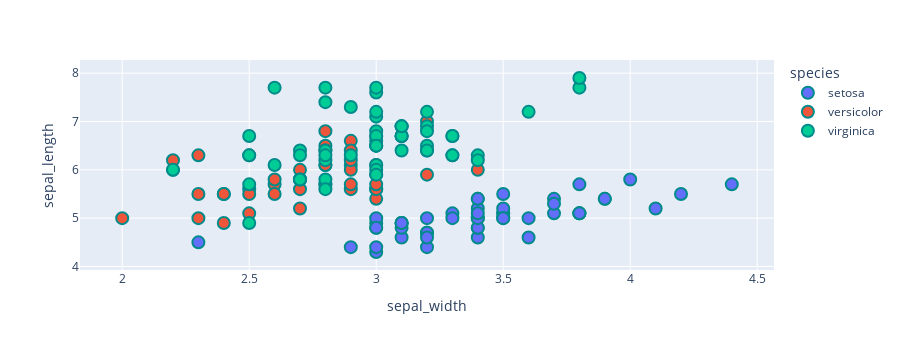

Write notebook code for a chart like this one.
### Markdown cell above
A simple case using the iris data.

### Code cell
import plotly.graph_objects as go
import plotly.express as px


df = px.data.iris() # replace with your own data source

fig = px.scatter(
                df, 
                x="sepal_width", 
                y="sepal_length", 
                color="species", 
                height=350)

fig.update_traces(
        marker_size=12,
        marker_line=dict(width=2, color="darkcyan"),
        #marker_line=dict(width=1, color="yellow"),
        selector=dict(mode='markers')
    )
fig

### Figure 1 — Plotly figure (JSON) as saved in the notebook; plotly's stock layout.template omitted (floating-point values rounded to 4 significant figures)
{"data": [{"hovertemplate": "species=setosa<br>sepal_width=%{x}<br>sepal_length=%{y}<extra></extra>", "legendgroup": "setosa", "marker": {"color": "#636efa", "line": {"color": "darkcyan", "width": 2}, "size": 12, "symbol": "circle"}, "mode": "markers", "name": "setosa", "orientation": "v", "showlegend": true, "type": "scatter", "x": [3.5, 3, 3.2, 3.1, 3.6, 3.9, 3.4, 3.4, 2.9, 3.1, 3.7, 3.4, 3, 3, 4, 4.4, 3.9, 3.5, 3.8, 3.8, 3.4, 3.7, 3.6, 3.3, 3.4, 3, 3.4, 3.5, 3.4, 3.2, 3.1, 3.4, 4.1, 4.2, 3.1, 3.2, 3.5, 3.1, 3, 3.4, 3.5, 2.3, 3.2, 3.5, 3.8, 3, 3.8, 3.2, 3.7, 3.3], "xaxis": "x", "y": [5.1, 4.9, 4.7, 4.6, 5, 5.4, 4.6, 5, 4.4, 4.9, 5.4, 4.8, 4.8, 4.3, 5.8, 5.7, 5.4, 5.1, 5.7, 5.1, 5.4, 5.1, 4.6, 5.1, 4.8, 5, 5, 5.2, 5.2, 4.7, 4.8, 5.4, 5.2, 5.5, 4.9, 5, 5.5, 4.9, 4.4, 5.1, 5, 4.5, 4.4, 5, 5.1, 4.8, 5.1, 4.6, 5.3, 5], "yaxis": "y"}, {"hovertemplate": "species=versicolor<br>sepal_width=%{x}<br>sepal_length=%{y}<extra></extra>", "legendgroup": "versicolor", "marker": {"color": "#EF553B", "line": {"color": "darkcyan", "width": 2}, "size": 12, "symbol": "circle"}, "mode": "markers", "name": "versicolor", "orientation": "v", "showlegend": true, "type": "scatter", "x": [3.2, 3.2, 3.1, 2.3, 2.8, 2.8, 3.3, 2.4, 2.9, 2.7, 2, 3, 2.2, 2.9, 2.9, 3.1, 3, 2.7, 2.2, 2.5, 3.2, 2.8, 2.5, 2.8, 2.9, 3, 2.8, 3, 2.9, 2.6, 2.4, 2.4, 2.7, 2.7, 3, 3.4, 3.1, 2.3, 3, 2.5, 2.6, 3, 2.6, 2.3, 2.7, 3, 2.9, 2.9, 2.5, 2.8], "xaxis": "x", "y": [7, 6.4, 6.9, 5.5, 6.5, 5.7, 6.3, 4.9, 6.6, 5.2, 5, 5.9, 6, 6.1, 5.6, 6.7, 5.6, 5.8, 6.2, 5.6, 5.9, 6.1, 6.3, 6.1, 6.4, 6.6, 6.8, 6.7, 6, 5.7, 5.5, 5.5, 5.8, 6, 5.4, 6, 6.7, 6.3, 5.6, 5.5, 5.5, 6.1, 5.8, 5, 5.6, 5.7, 5.7, 6.2, 5.1, 5.7], "yaxis": "y"}, {"hovertemplate": "species=virginica<br>sepal_width=%{x}<br>sepal_length=%{y}<extra></extra>", "legendgroup": "virginica", "marker": {"color": "#00cc96", "line": {"color": "darkcyan", "width": 2}, "size": 12, "symbol": "circle"}, "mode": "markers", "name": "virginica", "orientation": "v", "showlegend": true, "type": "scatter", "x": [3.3, 2.7, 3, 2.9, 3, 3, 2.5, 2.9, 2.5, 3.6, 3.2, 2.7, 3, 2.5, 2.8, 3.2, 3, 3.8, 2.6, 2.2, 3.2, 2.8, 2.8, 2.7, 3.3, 3.2, 2.8, 3, 2.8, 3, 2.8, 3.8, 2.8, 2.8, 2.6, 3, 3.4, 3.1, 3, 3.1, 3.1, 3.1, 2.7, 3.2, 3.3, 3, 2.5, 3, 3.4, 3], "xaxis": "x", "y": [6.3, 5.8, 7.1, 6.3, 6.5, 7.6, 4.9, 7.3, 6.7, 7.2, 6.5, 6.4, 6.8, 5.7, 5.8, 6.4, 6.5, 7.7, 7.7, 6, 6.9, 5.6, 7.7, 6.3, 6.7, 7.2, 6.2, 6.1, 6.4, 7.2, 7.4, 7.9, 6.4, 6.3, 6.1, 7.7, 6.3, 6.4, 6, 6.9, 6.7, 6.9, 5.8, 6.8, 6.7, 6.7, 6.3, 6.5, 6.2, 5.9], "yaxis": "y"}], "layout": {"height": 350, "legend": {"title": {"text": "species"}, "tracegroupgap": 0}, "margin": {"t": 60}, "xaxis": {"anchor": "y", "domain": [0, 1], "title": {"text": "sepal_width"}}, "yaxis": {"anchor": "x", "domain": [0, 1], "title": {"text": "sepal_length"}}}}
